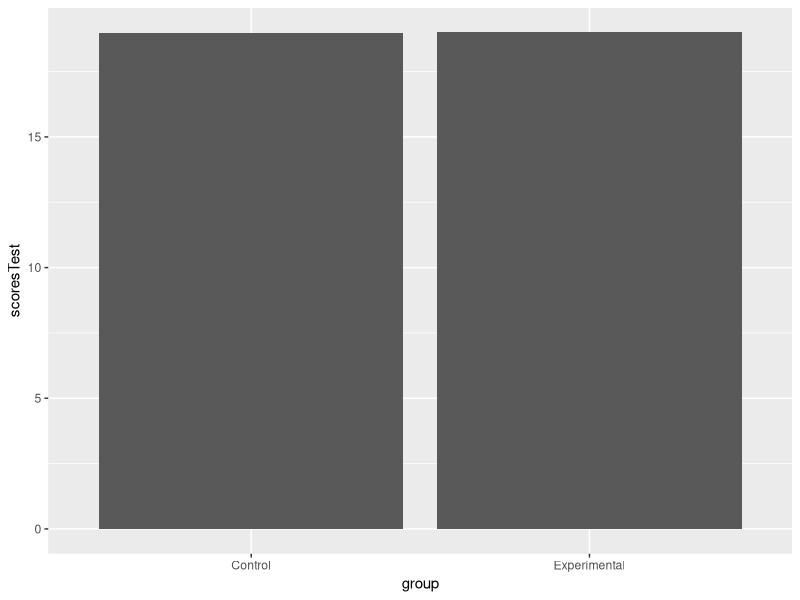
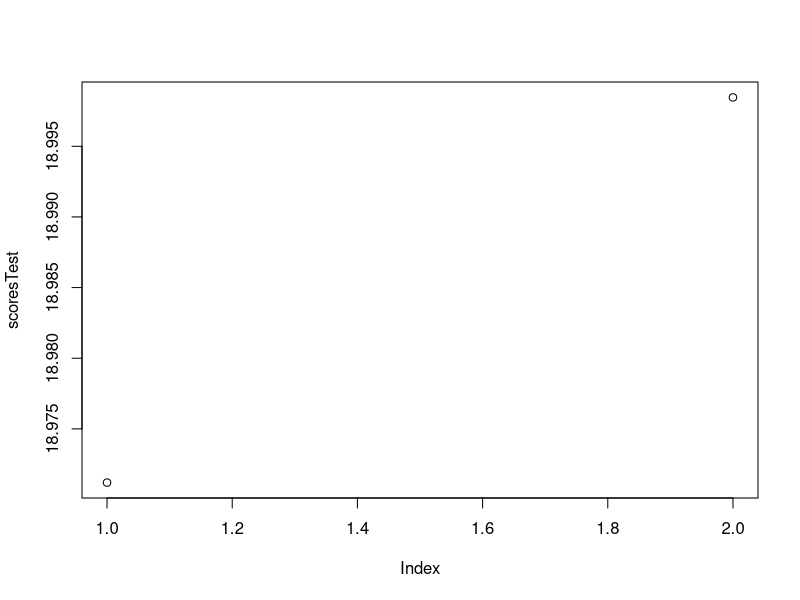
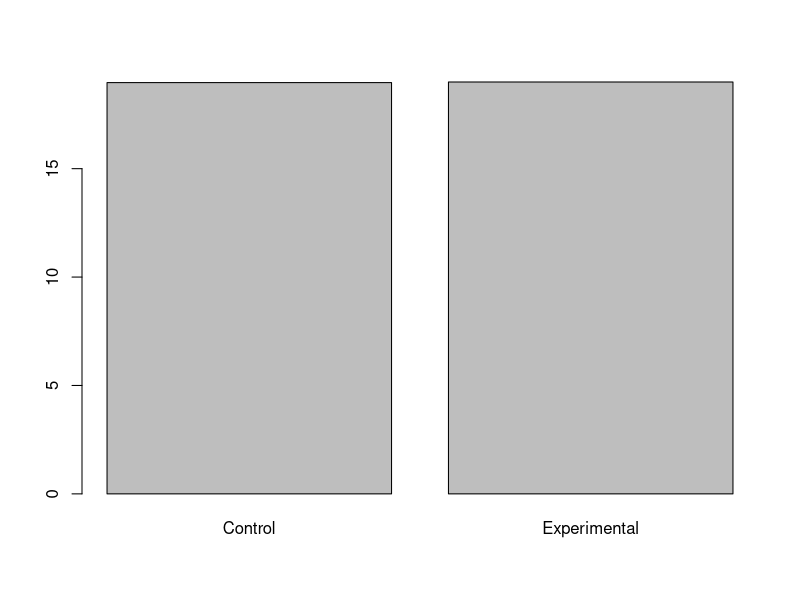

Recreate these plots in R, in order. (Note: this script raises an error after producing the figures.)
## ---- chunk 1
library(dplyr)
library(ggplot2)
library(tidyr)
library(lme4)
study=seq(1,3,1)
criteriaVar=rep("Weight",3)
min=c(100,110,120)
max=c(120,130,140)
studies=data.frame(study,criteriaVar,min,max)
studies[,"criteriaVar"]=as.character(studies[,"criteriaVar"])

## ---- chunk 2
study=seq(1,3,1)
criteriaVar=rep("Age",3)
min=c(20,25,30)
max=c(50,55,60)
studies=rbind(studies,data.frame(study,criteriaVar,min,max))
minDf=studies[,-4] %>% spread(criteriaVar,min) %>% rename(Age.min=Age,Weight.min=Weight) 
maxDf=studies[,-3] %>% spread(criteriaVar,max) %>% rename(Age.max=Age,Weight.max=Weight)
studies = merge(minDf,maxDf,by="study")
#checking version control
studies = studies[,1:3]
studies = studies %>% rename(Age=Age.min,Weight=Weight.min)
## ---- chunk 3
# add subjects
study=seq(1,3,1)
Age=c(20,30,20)
Weight=c(130,160,150)
studies=rbind(studies,data.frame(study,Age,Weight))

## ---- chunk 4
studies=studies[studies$study %in% c(1,2),] 
studies =studies %>% arrange(desc(study))
studies$group= rep(c("Control","Experimental"),2)
studies =studies %>% arrange(desc(group))


## ---- chunk 5
study=rep(c(2,1),2)
Age=c(40,30,45,50)
Weight=c(120,120,130,120)
group=rep(c("Experimental","Control"),2)
studies=rbind(studies,data.frame(study,Age,Weight,group))
studies$score= rnorm(8,20,2)
#studies[studies["group"]=="Experimental",]["score"]=studies[studies["group"]=="Experimental",]["score"]
## ---- chunk 6
outTest=lm(score~group,data=studies)
scoresTest= c(outTest$coefficients[1],sum(outTest$coefficients))
names(scoresTest)=c("Control","Experimental")
scoresTestDf = data.frame(scoresTest,group= c("Control","Experimental"))


 ggplot(scoresTestDf) +geom_bar(aes(group,scoresTest),stat="identity")
plot(scoresTest)
barplot(scoresTest,names.arg=c("Control","Experimental"))
outTest2=lmer(score~group+(1|study),data=studies)
ranef(outTest2)
outCI= confint(outTest2)
outCI=outCI[3:4,]
rbind(outCI, colSums(outCI))
outCI= data.frame(outCI)
coef(out)
outSum=summary(out)

studies[,"score"]=studies[,"score"]+ifelse(studies[,"group"]=="Experimental",1,0)
## ---- chunk 7
n=30
numStudies=2
Age=rnorm(n,50,15)
Weight=rnorm(n,125,15)
study=rep(c(1,2),each=n/numStudies)

group=rep(c("Experimental","Control"),times=n/numStudies)
score=rnorm(n,20,1)
studies2=data.frame(study,Age,Weight,group,score)
## ---- chunk 8
write.csv(studies2,"studies2.csv")
## ---- chunk 9
df=studies2
n = sum(df[,"group"]=="Control")-1
n2= sum(df[,"group"]=="Experimental")-1

sd1=sd(df[df[,"group"]=="Control","score"])
sd2=sd(df[df[,"group"]=="Experimental","score"])


pooledSd=sqrt((n*sd1^2 + n2*sd2^2)/(n+n2))
## ---- chunk 10
data=studies2
subjectCheck= table(data[,"study"],data[,"group"])
length(subjectCheck[subjectCheck>0])==length(unique(data[,"study"]))*length(unique((data[,"group"])))
